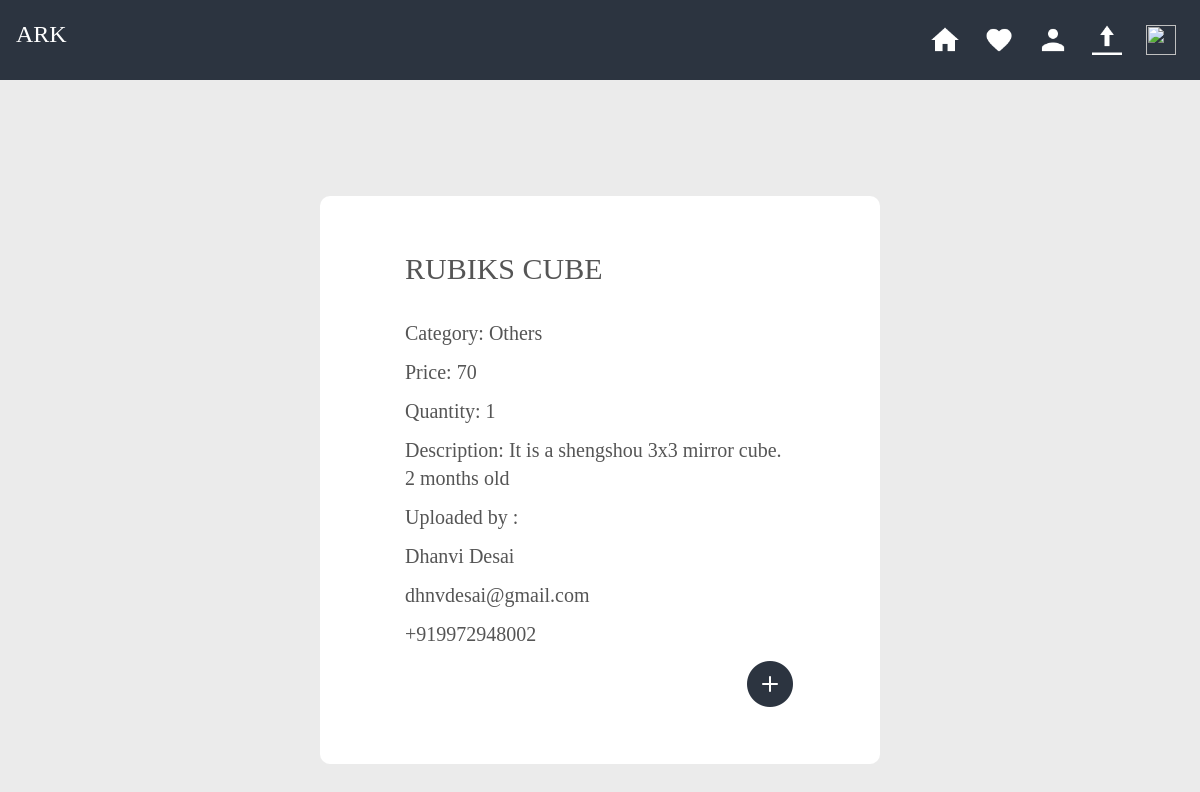
Page /detailed.php?prod_id=5 (signed in) on the committed database.
### tables this page shows
CREATE TABLE `product` (
  `prod_id` int(11) NOT NULL,
  `uid` int(11) NOT NULL,
  `name` varchar(56) NOT NULL,
  `category_id` int(11) NOT NULL,
  `price` int(11) NOT NULL,
  `quantity` int(11) NOT NULL,
  `description` varchar(256) NOT NULL
);

CREATE TABLE `category` (
  `category_id` int(11) NOT NULL,
  `category_name` varchar(56) NOT NULL
);

CREATE TABLE `user` (
  `uid` int(11) NOT NULL,
  `fname` varchar(56) NOT NULL,
  `lname` varchar(56) NOT NULL,
  `phoneno` varchar(12) NOT NULL,
  `email` varchar(56) NOT NULL,
  `password` varchar(56) NOT NULL,
  `username` varchar(56) NOT NULL
);

### session.php (called while the page is built, shortened)
<?php
   include('config.php');
   $user_check = $_SESSION['login_user'];
   $ses_sql = mysqli_query($db,"select fname from ark.user where username = '$user_check' ");
   $row = mysqli_fetch_array($ses_sql,MYSQLI_ASSOC);
   $login_session = $row['fname'];
?>

### detailed.php (the view, shortened to what this page needs)
<?php
include('session.php');
$user = $login_session;
$usersql = "SELECT * FROM ark.user WHERE username = '$user'";
$user_result = mysqli_query($db,$usersql);
$user_row = mysqli_fetch_array($user_result,MYSQLI_ASSOC);
$userid = $user_row['uid'];
if(isset($_GET['prod_id'])){
  $id = $_GET['prod_id'];
  $sql =  "SELECT * FROM ark.product WHERE prod_id='$id'";
  $result = mysqli_query($db,$sql);
  $row = mysqli_fetch_array($result,MYSQLI_ASSOC);
  $uid = $row['uid'];
  $name = $row['name'];
  $price = $row['price'];
  $quantity = $row['quantity'];
  $description=$row['description'];
  $category = $row['category_id'];
  $catsql = "SELECT * FROM ark.category WHERE category_id='$category'";
  $catresult = mysqli_query($db,$catsql);
  $catrow = mysqli_fetch_array($catresult,MYSQLI_ASSOC);
  $categoryname = $catrow['category_name'];
  $usersql = "SELECT * FROM ark.user WHERE uid = '$uid'";
  $userresult = mysqli_query($db,$usersql);
  $userrow = mysqli_fetch_array($userresult,MYSQLI_ASSOC);
  $userfname = $userrow['fname'];
  $userlname = $userrow['lname'];
  $userfull = $userfname.' '.$userlname;
  $useremail = $userrow['email'];
  $userphone = $userrow['phoneno'];
}
?>
<html lang="en">
<head>
	<link rel="stylesheet" type="text/css" href="vendor/bootstrap/css/bootstrap.min.css">
	<link rel="stylesheet" type="text/css" href="fonts/font-awesome-4.7.0/css/font-awesome.min.css">
	<link rel="stylesheet" type="text/css" href="fonts/Linearicons-Free-v1.0.0/icon-font.min.css">
	<link rel="stylesheet" type="text/css" href="vendor/animate/animate.css">
	<link rel="stylesheet" type="text/css" href="vendor/css-hamburgers/hamburgers.min.css">
	<link rel="stylesheet" type="text/css" href="vendor/animsition/css/animsition.min.css">
	<link rel="stylesheet" type="text/css" href="vendor/select2/select2.min.css">
	<link rel="stylesheet" type="text/css" href="vendor/daterangepicker/daterangepicker.css">
	<link rel="stylesheet" type="text/css" href="css/util.css">
	<link rel="stylesheet" type="text/css" href="css/main.css">
</head>
<body>
  <div class="navBar">
    <span class="txt1 p-b-11">
      ARK
    </span>
    <div class="icons">
      <span style="float:left;margin:8px;"><a href = "landing.php"><img src="img/home.png" style="width:30px;height:30px;margin-left:8px;"/></a></span>
      <span style="float:left;margin:8px;"><a href = "wishlist.php?uid=<?php echo $userid?>"><img src="img/wishlist.png" style="width:30px;height:30px;margin-left:8px;"/></a></span>
      <span style="float:left;margin:8px;"><a href = "account.php"><img src="img/account.png" style="width:30px;height:30px;margin-left:8px;"/></a></span>
      <span style="float:left;margin:8px;"><a href = "upload.php"><img src="img/upload.png" style="width:30px;height:30px;margin-left:8px;"/></a></span>
      <span style="float:left;margin:8px;"><a href = "logout.php"><img src="img/exit.png" style="width:30px;height:30px;margin-left:8px;"/></a></span>
    </div>
  </div>
	<div class="limiter">
		<div class="container-login100">
			<div class="wrap-login100 p-l-85 p-r-85 p-t-55 p-b-55">
				<form class="login100-form validate-form flex-sb flex-w" method="post">
					<span class="login100-form-title p-b-32">
							<?php echo $name ?>
					</span>
          <span class="txt4 p-b-11">
						Category: <?php echo $categoryname ?>
					</span>
					<span class="txt4 p-b-11">
						 Price: <?php echo $price ?>
					</span>
          <span class="txt4 p-b-11">
						 Quantity: <?php echo $quantity ?>
					</span>
          <span class="txt4 p-b-11">
             Description: <?php echo $description ?>
          </span>
          <span class="txt4 p-b-11">
            Uploaded by :
					</span>
          <span class="txt4 p-b-11">
             <?php echo $userfull?>
          </span>
          <span class="txt4 p-b-11">
					 <?php echo $useremail ?>
					</span>
          <span class="txt4 p-b-11">
						 +<?php echo $userphone ?>
					</span>
          <button class="addWishlist"><img src="img/add.png"></button>
				</form>
			</div>
		</div>
	</div>
</body>
</html>

### css/main.css (style rules this page uses)
* { margin: 0px; padding: 0px; box-sizing: border-box; }
body, html { height: 100%; font-family: Raleway-Regular, sans-serif; }
a { font-family: Raleway-Regular; font-size: 14px; line-height: 1.7; color: #666666; margin: 0px; transition: all 0.4s; -webkit-transition: all 0.4s; -o-transition: all 0.4s; -moz-transition: all 0.4s; }
button { outline: none !important; border: none; background: transparent; }
.txt1 { font-family: Raleway-SemiBold; font-size: 13px; color: #555555; line-height: 1.4; text-transform: uppercase; }
.txt4 { font-family: Raleway-Regular; font-size: 20px; color: #555555; line-height: 1.4; width:100%; }
.addWishlist { width: 100%; float:right; }
.addWishlist img { float: right; width:50px; height:50px; }
.limiter { width: 100%; margin: 0 auto; }
.container-login100 { width: 100%; min-height: 100vh; display: -webkit-box; display: -webkit-flex; display: -moz-box; display: -ms-flexbox; display: flex; flex-wrap: wrap; justify-content: center; align-items: center; padding: 15px; background-color: #ebebeb; }
.wrap-login100 { width: 560px; background: #fff; border-radius: 10px; position: relative; }
.login100-form { width: 100%; }
.login100-form-title { font-family: Raleway-Medium; font-size: 30px; color: #555555; line-height: 1.2; text-transform: uppercase; text-align: left; width: 100%; display: block; }
.navBar { width:100%; height:10vh; background-color: #2c3440; }
.navBar span { color:#fff; font-family: Raleway-Bold; font-size: 24px; }
.navBar div.icons { float:right; }

### rows in the picture
product: name "RUBIKS CUBE", price "70", quantity "1", description "It is a shengshou 3x3 mirror cube. 2 months old"
category: category_name "Others"
user: userfull "Dhanvi Desai", email "dhnvdesai@gmail.com", phoneno "919972948002"
